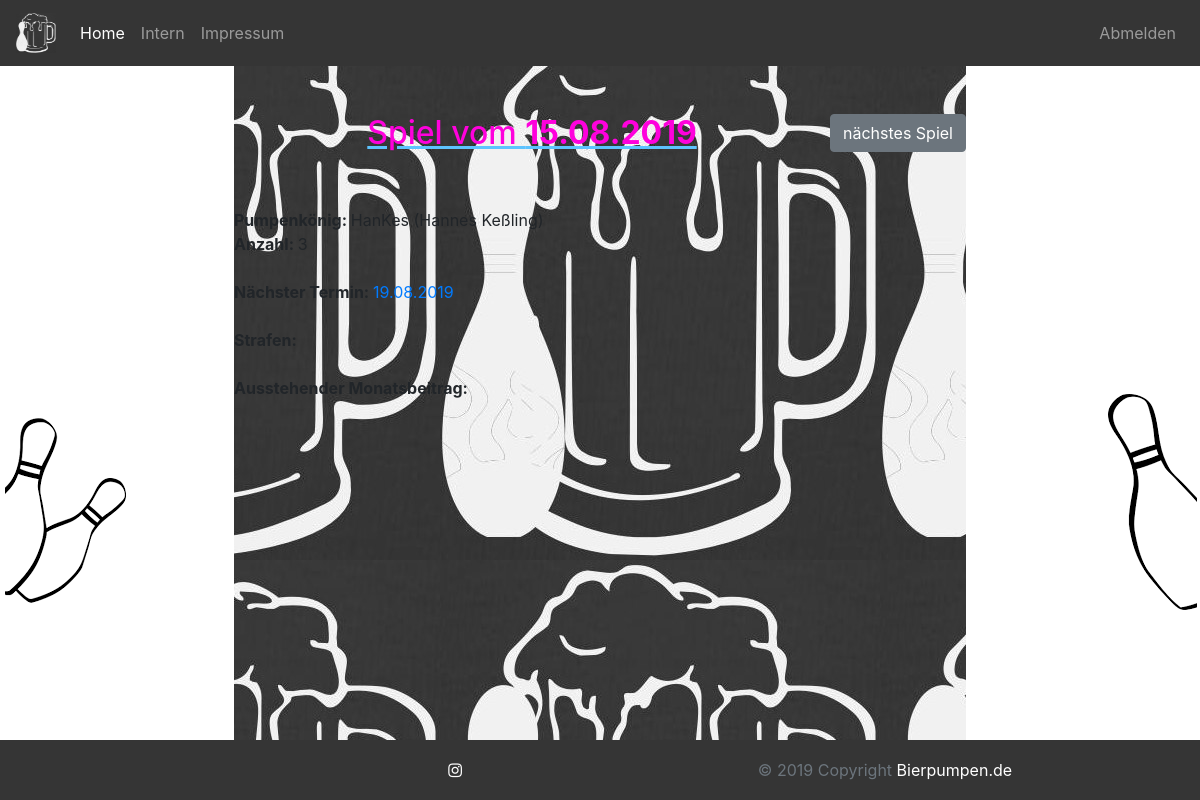
Page /spiel.php?id=2 (signed in) on the committed database.
### tables this page shows
CREATE TABLE `games` (
  `id` int(11) NOT NULL,
  `date` date NOT NULL,
  `king` int(11) NOT NULL,
  `amount` int(11) NOT NULL,
  `nextGame` date DEFAULT NULL
);

CREATE TABLE `users` (
  `id` int(11) NOT NULL,
  `username` varchar(32) NOT NULL,
  `password` text NOT NULL,
  `email` varchar(64) NOT NULL,
  `firstname` varchar(64) NOT NULL,
  `lastname` varchar(64) NOT NULL,
  `isNew` int(1) NOT NULL,
  `isAdmin` int(1) NOT NULL
);

### objects/game.php (called while the page is built, shortened)
<?php
class Game {
  private $db;
  public static $table_name = "games";
  private $id;
  private $date;
  private $amount;
  public function __construct($db) {
    $this->db = $db;
  }
  public function readOne() {
    if (!empty($this->id)){
      $query = "SELECT * FROM " . Game::$table_name . " WHERE id=:id LIMIT 0,1";
      $stmt = $this->db->prepare($query);
      $stmt->bindParam(":id", $this->id);
    } elseif (!empty($this->date)) {
      $query = "SELECT * FROM " . Game::$table_name . " WHERE date=:date LIMIT 0,1";
      $stmt = $this->db->prepare($query);
      $stmt->bindParam(":date", $this->date);
    } else {
      return false;
    }
    if($stmt->execute()){
      $count = $stmt->rowCount();
      $row = $stmt->fetch(PDO::FETCH_ASSOC);
      return true;
    } else {
      return false;
    }
  }
  public function setId($newId) {
    $this->id = htmlspecialchars(strip_tags($newId));
  }
  public function getDate() {
    return $this->date;
  }
  public function setDate($newDate) {
    $this->date = htmlspecialchars(strip_tags($newDate));
  }
  public function getAmount() {
    return $this->amount;
  }
  public function setAmount($newAmount) {
    $this->amount = htmlspecialchars(strip_tags($newAmount));
  }
}
?>

### objects/user.php (called while the page is built, shortened)
<?php
class User {
  private $db;
  private static $table_name = "users";
  private $id;
  private $username;
  private $email;
  private $firstname;
  private $lastname;
  public function __construct($db) {
    $this->db = $db;
  }
  public function readOne() {
    if (!empty($this->id)){
      $query = "SELECT * FROM " . User::$table_name . " WHERE id=:id limit 0,1";
      $stmt = $this->db->prepare($query);
      $stmt->bindParam(":id", $this->id);
    } elseif (!empty($this->username)) {
      $query = "SELECT * FROM " . User::$table_name . " WHERE username LIKE :username limit 0,1";
      $stmt = $this->db->prepare($query);
      $stmt->bindParam(":username", $this->username);
    } elseif (!empty($this->email)) {
      $query = "SELECT * FROM " . User::$table_name . " WHERE email LIKE :email limit 0,1";
      $stmt = $this->db->prepare($query);
      $stmt->bindParam(":email", $this->email);
    } else {
      return false;
    }
    if($stmt->execute()){
      return true;
    } else {
      return false;
    }
  }
  public function setId($newId) {
    $this->id = htmlspecialchars(strip_tags($newId));
  }
  public function getFirstname() {
    return $this->firstname;
  }
  public function setFirstname($newFirstname) {
    $this->firstname = htmlspecialchars(strip_tags($newFirstname));
  }
  public function getLastname() {
    return $this->lastname;
  }
  public function setLastname($newLastname) {
    $this->lastname = htmlspecialchars(strip_tags($newLastname));
  }
  public function getUsername() {
    return $this->username;
  }
  public function setUsername($newUsername) {
    $this->username = htmlspecialchars(strip_tags($newUsername));
  }
  public function setEmail($newEmail) {
    $this->email = htmlspecialchars(strip_tags($newEmail));
  }
}
?>

### spiel.php (the view, shortened to what this page needs)
<?php
include_once $_SERVER["DOCUMENT_ROOT"] . '/Kegeln/objects/session.php';
include_once $_SERVER["DOCUMENT_ROOT"] . '/Kegeln/objects/game.php';
  include_once $_SERVER["DOCUMENT_ROOT"] . '/Kegeln/header.php';
  if (isset($_GET['id']) and $_GET['id'] !== "") {
    $game = new Game($db);
    $game->setId($_GET['id']);
    if ($game->readOne()) {
      $next = false;
      $nextId = $_GET['id']+1;
      $nextGame = new Game($db);
      $nextGame->setId($nextId);
      if ($nextGame->readOne()){
        $next = true;
      }
      $date = $game->getDate();
      $formattedDate = substr($date, 8, 2) . "." . substr($date, 5, 2) . "." . substr($date, 0, 4);
      $nextDate = $nextGame->getDate();
      $formattedNext = substr($nextDate, 8, 2) . "." . substr($nextDate, 5, 2) . "." . substr($nextDate, 0, 4);
      $user = new User($db);
      $user->setId($game->getKing());
      $user->readOne();
      $king = $user->getUsername() . " (" . $user->getFirstname() . " " . $user->getLastname() . ")";
      if ($next) {
        echo "<a href='spiel.php?id=$nextId'><button class='btn btn-secondary float-right'>nächstes Spiel</button></a>";
      }
    ?>
      <u style="color: #5DC3FE"><center><h2 style="color: #FE01DC">Spiel vom <b><?php echo $formattedDate;?></b></h2></center></u><br/><br/>
      <b>Pumpenkönig: </b><?php echo $king; ?> <br/>
      <b>Anzahl: </b><?php echo $game->getAmount(); ?> <br/><br/>
      <b>Nächster Termin: </b>
      <?php
      if ($next){
        echo "<a href='spiel.php?id=$nextId'>$formattedNext</a>";
      } else {
        if ($isAdmin) {
          echo "Sie haben noch kein nächstes Spiel geplant. Sie können das Datum des nächsten Spiels <a href='update_game.php'>hier</a> festlegen.";
        } else {
          echo "noch kein nächstes Spiel geplant";
        }
      }
      ?>
      <br/><br/>
      <b>Strafen: </b><br/><br/>
      <b>Ausstehender Monatsbeitrag: </b><br/><br/>
    <?php
    } else {
      header("Location: /Kegeln/index.php?errorcode=7");
    }
  } else {
    header("Location: /Kegeln/index.php?errorcode=6");
  }
include_once $_SERVER["DOCUMENT_ROOT"] . '/Kegeln/footer.php';
?>

### css/style.css (style rules this page uses)
html { position: relative; min-height: 100%; }
body { margin-bottom: 60px; background-image: url('media/beer.jpg'); }

### rows in the picture
games: date "15.08.2019", amount "3"
users: king "HanKes (Hannes Keßling)"
games: date "19.08.2019"
